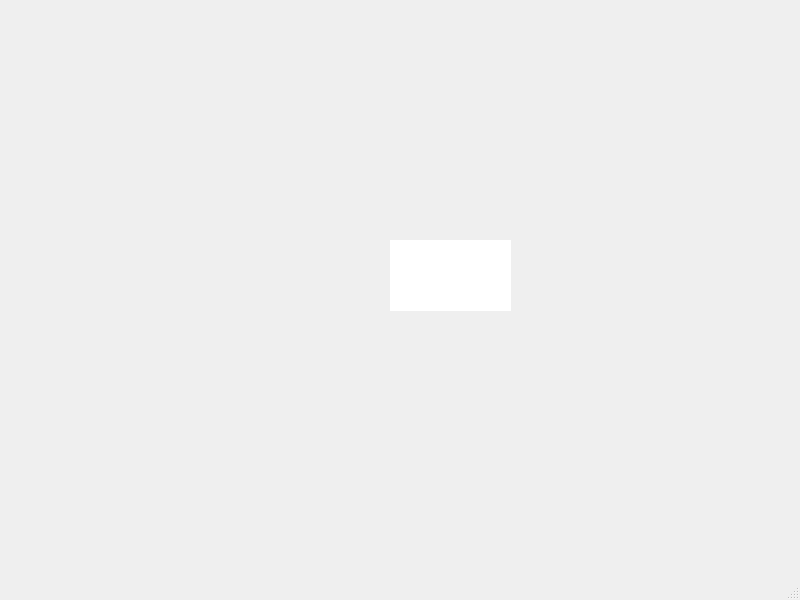
<?xml version="1.0" encoding="UTF-8"?>
<ui version="4.0">
 <class>MainWindow</class>
 <widget class="QMainWindow" name="MainWindow">
  <property name="geometry">
   <rect>
    <x>0</x>
    <y>0</y>
    <width>800</width>
    <height>600</height>
   </rect>
  </property>
  <property name="windowTitle">
   <string>MainWindow</string>
  </property>
  <widget class="QWidget" name="centralwidget">
   <widget class="QLabel" name="label">
    <property name="geometry">
     <rect>
      <x>280</x>
      <y>180</y>
      <width>111</width>
      <height>61</height>
     </rect>
    </property>
    <property name="text">
     <string/>
    </property>
   </widget>
   <widget class="QLabel" name="label_3">
    <property name="geometry">
     <rect>
      <x>390</x>
      <y>240</y>
      <width>121</width>
      <height>71</height>
     </rect>
    </property>
    <property name="styleSheet">
     <string notr="true">QLabel{
background:#fff;;
}</string>
    </property>
    <property name="text">
     <string/>
    </property>
   </widget>
  </widget>
  <widget class="QMenuBar" name="menubar">
   <property name="geometry">
    <rect>
     <x>0</x>
     <y>0</y>
     <width>800</width>
     <height>26</height>
    </rect>
   </property>
  </widget>
  <widget class="QStatusBar" name="statusbar"/>
 </widget>
 <resources>
  <include location="image.qrc"/>
 </resources>
 <connections/>
</ui>
